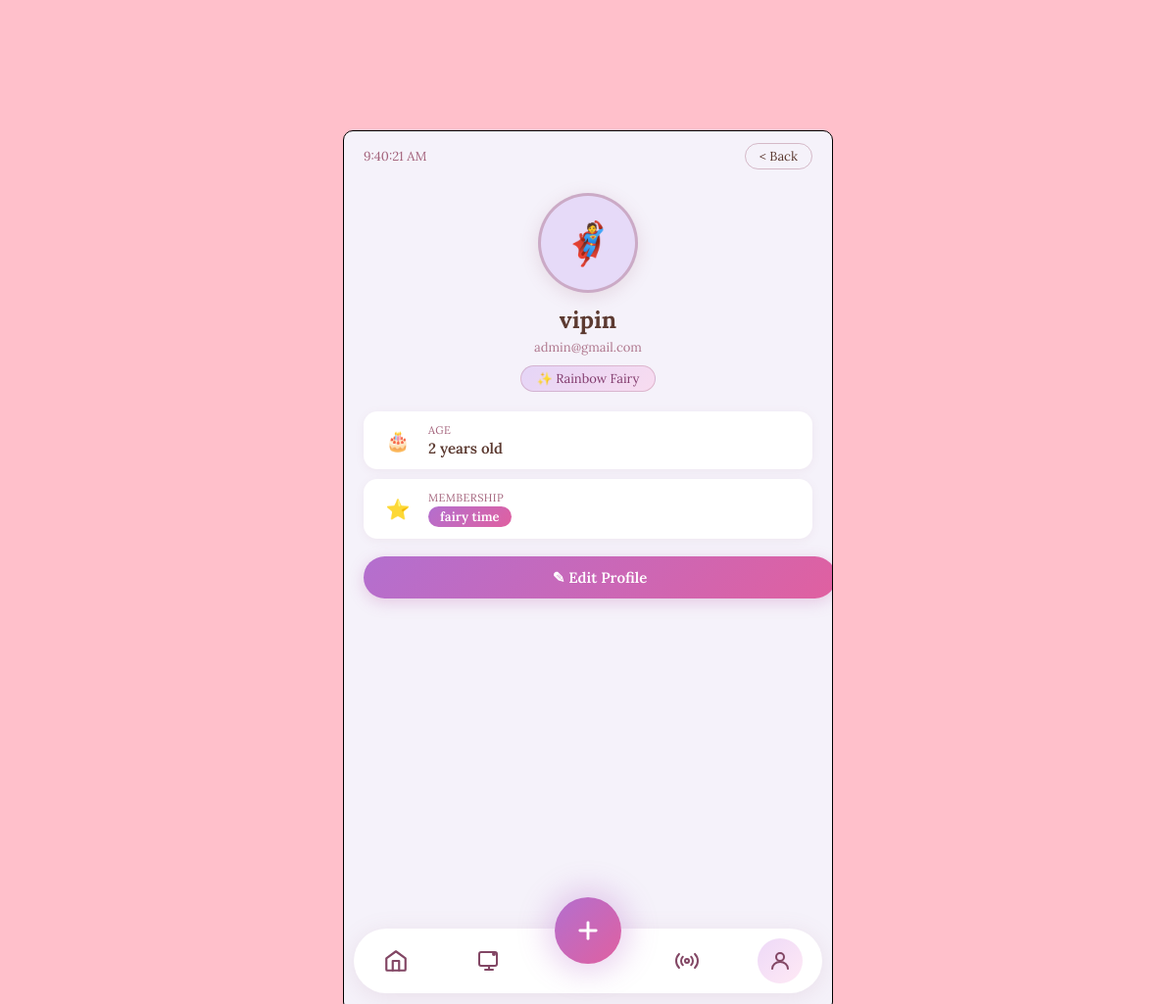
The app's page /profile/ (signed in) with its own data.
### login/models.py (models this page shows, shortened)
class User(AbstractBaseUser, PermissionsMixin):
    USER_TYPES = (
        (1, 'SuperAdmin'),
        (2, 'Admin'),
        (3, 'User'),
    )
    user_type = models.PositiveSmallIntegerField(
    choices=USER_TYPES,
    default=3
     )
    username = models.CharField(max_length=100, null=True, blank=True)
    email = models.EmailField(unique=True)
    verification_token = models.CharField(max_length=100, null=True, blank=True)
    child_age = models.IntegerField(null=True, blank=True)
    child_name = models.CharField(max_length=100, null=True, blank=True)
    profile_picture = models.ImageField(upload_to='profile_pics/', null=True, blank=True)
    is_verified = models.BooleanField(default=False)
    is_staff = models.BooleanField(default=False)
    is_active = models.BooleanField(default=True)
    objects = CustomUserManager()
    FAIRY_TYPES = (
        (1, 'Rainbow Fairy'),
        (2, 'Heart Fairy'),
        (3, 'Rainbow Unicorn '),
        (4, 'Star Fairy'),
        (5, 'Heart Unicorn'),
        (6, 'Fairy Wand'),
    )
    court_type = models.PositiveSmallIntegerField(
        choices=FAIRY_TYPES,
        default=1
    )
    MEMBERSHIP_TYPES = (
        (1, 'fairy time'),
        (2, 'fairy circle'),
        (3, 'fairy world'),
    )
    membership_type = models.PositiveSmallIntegerField(
        choices=MEMBERSHIP_TYPES,
        default=1
    )
    USERNAME_FIELD = 'email'
    REQUIRED_FIELDS = []

### login/views.py (the view)
# urls.py: path('profile/', views.profile_page, name='profile_page'),
def profile_page(request):
    return render(request, 'profilepage.html')

### login/templates/profilepage.html (shortened to what this page needs)
<!DOCTYPE html>
<html>
<head>
    {% load static %}
    <link rel="stylesheet" href="{% static 'members/profilepage.css' %}">
</head>
<body>
<div class="container">
    <div class="top">
        <p id="current-time"></p>
        <button id="back_button" onclick="history.back()">&lt; Back</button>
    </div>
    <div class="profile-hero">
        <div class="avatar-wrap">
            {% if request.user.profile_picture %}
                <img src="{{ request.user.profile_picture.url }}" alt="Profile picture">
            {% else %}
                <span class="avatar-placeholder">&#129464;</span>
            {% endif %}
        </div>
        <h2 class="profile-name">{{ request.user.child_name|default:"Fairy Friend" }}</h2>
        <p class="profile-email">{{ request.user.email }}</p>
        <span class="court-badge">&#10024; {{ request.user.get_court_type_display }}</span>
    </div>
    <div class="profile-cards">
        {% if request.user.child_age %}
        <div class="info-card">
            <span class="info-icon">&#127874;</span>
            <div>
                <p class="info-label">Age</p>
                <p class="info-value">{{ request.user.child_age }} years old</p>
            </div>
        </div>
        {% endif %}
        <div class="info-card">
            <span class="info-icon">&#11088;</span>
            <div>
                <p class="info-label">Membership</p>
                <p class="info-value">
                    <span class="membership-pill">{{ request.user.get_membership_type_display }}</span>
                </p>
            </div>
        </div>
    </div>
    <a href="{% url 'edit_profile' %}" class="edit-btn">&#9998; Edit Profile</a>
    <div class="bottom-nav">
        <div class="bottom-nav-bar">
            <a href="{% url 'main_page' %}" class="nav-item">
                <div class="nav-icon-wrap">
                    <svg width="26" height="26" viewBox="0 0 24 24" fill="none" stroke="currentColor" stroke-width="2" stroke-linecap="round" stroke-linejoin="round"><path d="M3 9.5L12 3l9 6.5V20a1 1 0 0 1-1 1H4a1 1 0 0 1-1-1V9.5z"/><polyline points="9 21 9 12 15 12 15 21"/></svg>
                </div>
            </a>
            <a href="#" class="nav-item">
                <div class="nav-icon-wrap">
                </div>
            </a>
            <a href="{% url 'podcast' %}" class="nav-item">
                <div class="nav-icon-wrap">
                </div>
            </a>
            <a href="{% url 'profile_page' %}" class="nav-item">
                <div class="nav-icon-wrap active-wrap">
                    <svg width="24" height="24" viewBox="0 0 24 24" fill="none" stroke="currentColor" stroke-width="2" stroke-linecap="round" stroke-linejoin="round"><circle cx="12" cy="8" r="4"/><path d="M4 20c0-4 3.6-7 8-7s8 3 8 7"/></svg>
                </div>
            </a>
        </div>
        <button class="nav-plus-btn">
            <svg width="28" height="28" viewBox="0 0 24 24" fill="none" stroke="white" stroke-width="2.5" stroke-linecap="round"><line x1="12" y1="5" x2="12" y2="19"/><line x1="5" y1="12" x2="19" y2="12"/></svg>
        </button>
    </div>
</div>
</body>
</html>

### login/static/members/profilepage.css (style rules this page uses)
body { background-color: pink; font-family: "Lora", serif; }
.container { position: absolute; top: 50%; left: 50%; transform: translate(-50%, -50%); margin: 0; background-color: rgb(245, 242, 250); border: 1px solid black; border-radius: 10px; height: 900px; width: 500px; padding-left: 20px; padding-right: 20px; padding-bottom: 100px; margin-top: 70px; margin-bottom: 250px; overflow: hidden; box-sizing: border-box; }
.top { display: flex; justify-content: space-between; align-items: center; padding-top: 12px; }
#current-time { color: rgb(163, 98, 123); margin: 0; font-size: 13px; }
#back_button { background: none; border: 1px solid rgba(163, 98, 123, 0.4); color: rgb(92, 58, 49); font-family: "Lora", serif; font-size: 13px; border-radius: 20px; padding: 4px 14px; cursor: pointer; transition: background 0.2s; }
.profile-hero { display: flex; flex-direction: column; align-items: center; margin-top: 24px; margin-bottom: 8px; }
.avatar-wrap { width: 96px; height: 96px; border-radius: 50%; background: rgb(230, 218, 248); border: 3px solid rgba(163, 98, 123, 0.4); overflow: hidden; display: flex; align-items: center; justify-content: center; margin-bottom: 12px; box-shadow: 0 4px 18px rgba(163, 98, 123, 0.18); }
.avatar-placeholder { font-size: 42px; }
.profile-name { color: rgb(92, 58, 49); font-size: 24px; font-weight: 700; margin: 0 0 4px 0; }
.profile-email { color: rgb(163, 98, 123); font-size: 13px; margin: 0; opacity: 0.85; }
.court-badge { display: inline-block; margin-top: 10px; padding: 4px 16px; background: linear-gradient(135deg, rgba(200, 160, 240, 0.35), rgba(255, 180, 220, 0.35)); border: 1px solid rgba(163, 98, 123, 0.3); border-radius: 20px; color: rgb(130, 60, 110); font-size: 13px; font-family: "Lora", serif; }
.profile-cards { margin-top: 20px; display: flex; flex-direction: column; gap: 10px; }
.info-card { background: white; border-radius: 14px; padding: 12px 18px; display: flex; align-items: center; gap: 14px; box-shadow: 0 2px 10px rgba(163, 98, 123, 0.08); }
.info-icon { font-size: 20px; flex-shrink: 0; width: 34px; text-align: center; }
.info-label { font-size: 11px; color: rgb(163, 98, 123); margin: 0 0 2px 0; letter-spacing: 0.04em; text-transform: uppercase; }
.info-value { font-size: 15px; color: rgb(92, 58, 49); margin: 0; font-weight: 600; }
.membership-pill { display: inline-block; padding: 2px 12px; border-radius: 12px; font-size: 13px; font-weight: 600; background: linear-gradient(135deg, #b36fcf, #e060a0); color: white; }
.edit-btn { display: block; width: calc(100% - 0px); margin-top: 18px; padding: 12px; background: linear-gradient(135deg, #b36fcf, #e060a0); color: white; border: none; border-radius: 30px; font-family: "Lora", serif; font-size: 15px; font-weight: 600; cursor: pointer; text-align: center; text-decoration: none; box-shadow: 0 4px 16px rgba(180, 80, 160, 0.25); transition: opacity 0.2s, transform 0.1s; }
.bottom-nav { position: absolute; bottom: 18px; left: 0; width: 100%; display: flex; justify-content: center; align-items: flex-end; z-index: 5; pointer-events: none; }
.bottom-nav-bar { display: flex; align-items: center; background: white; border-radius: 40px; padding: 10px 20px; gap: 10px; box-shadow: 0 4px 24px rgba(163, 98, 123, 0.13); width: 88%; justify-content: space-between; pointer-events: all; }
.nav-item { text-decoration: none; color: rgb(130, 70, 100); display: flex; align-items: center; justify-content: center; }
.nav-icon-wrap { width: 46px; height: 46px; display: flex; align-items: center; justify-content: center; border-radius: 50%; color: rgb(130, 70, 100); }
.active-wrap { background: linear-gradient(135deg, rgba(220, 180, 240, 0.5), rgba(255, 200, 230, 0.4)); }
.nav-plus-btn { position: absolute; bottom: 30px; left: 50%; transform: translateX(-50%); width: 68px; height: 68px; border-radius: 50%; background: linear-gradient(135deg, #b36fcf, #e060a0); border: none; cursor: pointer; display: flex; align-items: center; justify-content: center; box-shadow: 0 0 28px 10px rgba(180, 100, 200, 0.25); pointer-events: all; transition: transform 0.2s, box-shadow 0.2s; }

### records on screen
User: user.child_name "vipin", user.email "admin@gmail.com", user.court_type "Rainbow Fairy", user.child_age "2", user.membership_type "fairy time"
